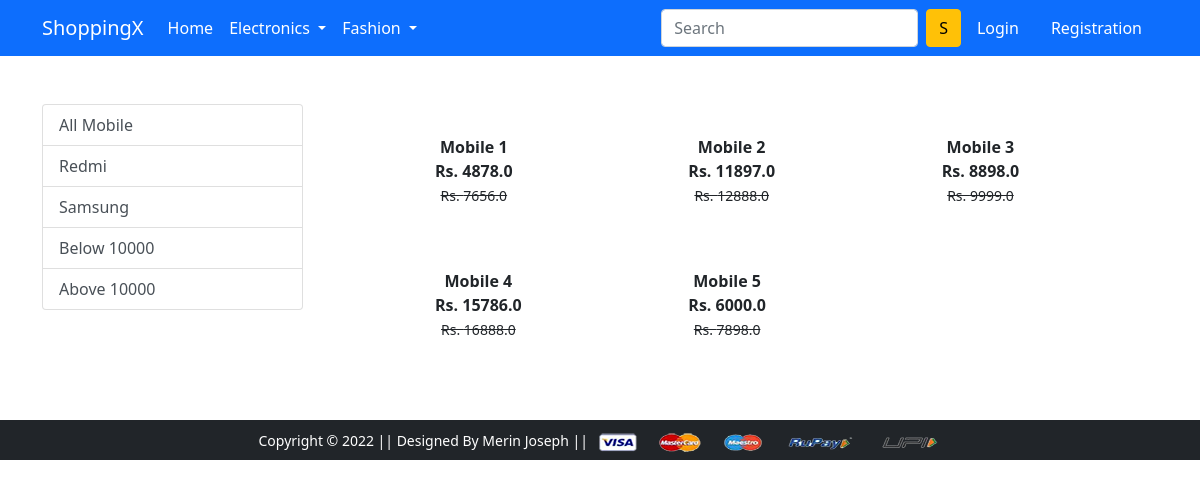
/mobile/, run on the app's committed database.
### app/models.py (models this page shows, shortened)
class Product(models.Model):
    title = models.CharField(max_length=100)
    selling_price = models.FloatField()
    discounted_price = models.FloatField()
    description = models.TextField()
    brand = models.CharField(max_length=100)
    category = models.CharField(choices=CATEGORY_CHOICES, max_length=2)
    product_image = models.ImageField(upload_to='productimg')

### app/views.py (the view)
# urls.py: path('mobile/', mobile, name='mobile'),
def mobile(request, data=None):
    if data == None:
        mobiles = Product.objects.filter(category='M')
    elif data == 'Redmi' or data == 'Samsung':
        mobiles = Product.objects.filter(category='M').filter(brand=data)
    elif data == 'below':
        mobiles = Product.objects.filter(category='M').filter(discounted_price__lt=10000)
    elif data == 'above':
        mobiles = Product.objects.filter(category='M').filter(discounted_price__gt=10000)
    return render(request, 'app/mobile.html', context={'mobiles': mobiles})

### app/templates/app/mobile.html (shortened to what this page needs)
{% extends 'app/base.html' %}
{% load static %}
{% block main-content %}
<div class="container my-5">
    <div class="row">
        <div class="col-sm-3">
            <div class="list-group">
                <a href="{% url 'mobile' %}" class="list-group-item list-group-item-action" arial-current="true">All Mobile</a>
                <a href="{% url 'mobiledata' 'Redmi' %}" class="list-group-item list-group-item-action" arial-current="true">Redmi</a>
                <a href="{% url 'mobiledata' 'Samsung' %}" class="list-group-item list-group-item-action">Samsung</a>
                <a href="{% url 'mobiledata' 'below' %}" class="list-group-item list-group-item-action">Below 10000</a>
                <a href="{% url 'mobiledata' 'above' %}" class="list-group-item list-group-item-action">Above 10000</a>
            </div>
        </div>
        <div class="col-sm-8 offset-sm-1">
            <div class="row">
                {% for product in mobiles %}
                <div class="col-sm-4 text-centre mb-4">
                    <a href="{% url 'product-detail' product.id %}" class="btn">
                        <div class="item">
                            <div class="fw-bold">{{product.title}}</div>
                            <div class="fw-bold">Rs. {{product.discounted_price}}</div>
                            <div class="fw-bold"><small class="fw-light text-decoration-line-through">Rs.
                                {{product.selling_price}}</small></div>
                        </div>
                    </a>
                </div>
                {% endfor %}
            </div>
        </div>
    </div>
</div>
{% endblock main-content %}

### data on the page
Product: title "Mobile 1", discounted_price "4878.0", selling_price "7656.0"
Product: title "Mobile 2", discounted_price "11897.0", selling_price "12888.0"
Product: title "Mobile 3", discounted_price "8898.0", selling_price "9999.0"
Product: title "Mobile 4", discounted_price "15786.0", selling_price "16888.0"
Product: title "Mobile 5", discounted_price "6000.0", selling_price "7898.0"
